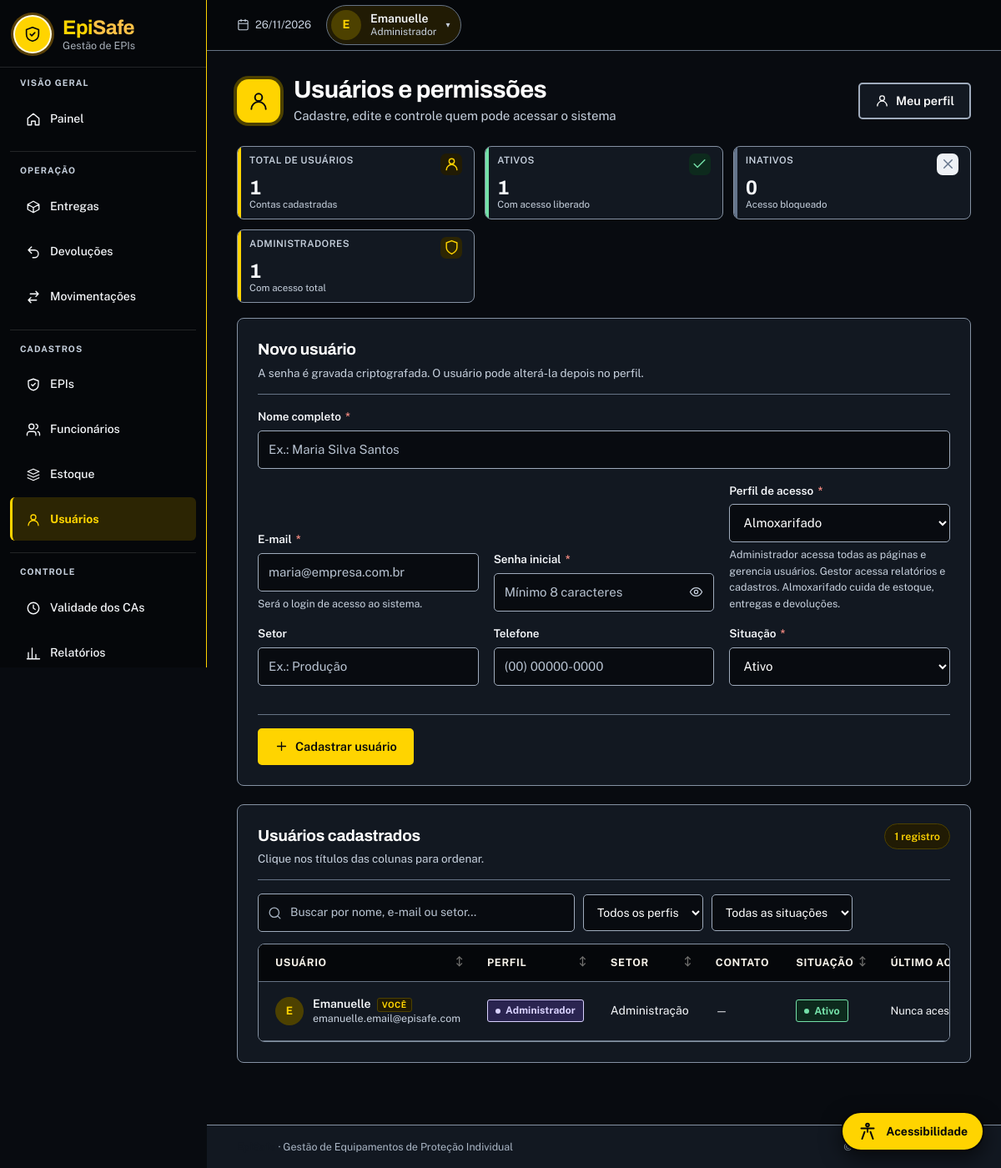
/usuarios.php (signed in), run on the app's committed database.
### tables this page shows
CREATE TABLE IF NOT EXISTS usuarios (
    id            INT AUTO_INCREMENT PRIMARY KEY,
    nome          VARCHAR(100) NOT NULL,
    email         VARCHAR(100) NOT NULL,
    senha         VARCHAR(255) NOT NULL,
    tipo_acesso   ENUM('Administrador', 'Almoxarifado', 'Gestor')
                  NOT NULL DEFAULT 'Almoxarifado',
    funcao        VARCHAR(20) NOT NULL,
    setor         VARCHAR(100) DEFAULT NULL,
    telefone      VARCHAR(20) DEFAULT NULL,
    status        VARCHAR(20) NOT NULL DEFAULT 'Ativo',
    ultimo_acesso DATETIME DEFAULT NULL,
    ultimo_ip     VARCHAR(45) DEFAULT NULL,
    criado_em     DATETIME NOT NULL DEFAULT CURRENT_TIMESTAMP,
    UNIQUE KEY uq_usuarios_email (email),
    KEY idx_usuarios_status (status),
    KEY idx_usuarios_tipo (tipo_acesso)
);

### funcoes.php (called while the page is built)
<?php
function buscar_todos(PDO $pdo, string $sql): array {
    $stmt = $pdo->query($sql);
    return $stmt->fetchAll();
}
?>

### auth.php (called while the page is built, shortened)
<?php
require_once __DIR__ . '/conexao.php';
function h($valor): string
{
    return htmlspecialchars((string)($valor ?? ''), ENT_QUOTES | ENT_SUBSTITUTE, 'UTF-8');
}
function perfis_validos(): array
{
    return ['Administrador', 'Gestor', 'Almoxarifado'];
}
function normalizar_perfil(?string $valor): string
{
    $v = mb_strtolower(trim((string)$valor));
    return match (true) {
        in_array($v, ['administrador', 'admin', 'adm'], true)              => 'Administrador',
        in_array($v, ['gestor', 'gerente'], true)                          => 'Gestor',
        in_array($v, ['almoxarifado', 'almoxarife', 'tecnico', 'técnico'], true) => 'Almoxarifado',
        default                                                            => 'Almoxarifado',
    };
}
function rotulo_perfil(?string $perfil): string
{
    return match (normalizar_perfil($perfil)) {
        'Administrador' => 'Administrador',
        'Gestor'        => 'Gestor',
        default         => 'Almoxarifado',
    };
}
function classe_perfil(?string $perfil): string
{
    return 'perfil-' . mb_strtolower(normalizar_perfil($perfil));
}
function status_ativo(?string $status): bool
{
    return mb_strtolower(trim((string)$status)) === 'ativo';
}
function usuario_id(): int
{
    return (int)($_SESSION['usuario_id'] ?? 0);
}
function exigir_login(): void
{
    static $validado = false;
    if (!$validado) {
        global $pdo;
        try {
            $stmt = $pdo->prepare(
                "SELECT id, nome, email, tipo_acesso, funcao, setor, status
                   FROM usuarios
                  WHERE id = ?
                  LIMIT 1"
            );
            $stmt->execute([usuario_id()]);
            $u = $stmt->fetch();
        } catch (Throwable $e) {
            error_log('Falha ao validar sessão: ' . $e->getMessage());
            $u = null;
        }
    }
}
function exigir_perfil(array $perfisPermitidos): void
{
    exigir_login();
}

### usuarios.php (the view, shortened to what this page needs)
<?php
require_once 'conexao.php';
require_once 'funcoes.php';
require_once __DIR__ . '/layout.php';
exigir_perfil(['Administrador']);
$editando = null;
$linhas = buscar_todos($pdo, "
    SELECT id, nome, email, tipo_acesso, funcao, setor, telefone, status,
           ultimo_acesso, criado_em
      FROM usuarios
     ORDER BY (status = 'Ativo') DESC, nome
");
$total    = count($linhas);
$ativos   = count(array_filter($linhas, fn($u) => status_ativo($u['status'])));
$inativos = $total - $ativos;
$admins   = count(array_filter(
    $linhas,
    fn($u) => normalizar_perfil($u['tipo_acesso']) === 'Administrador' && status_ativo($u['status'])
));
$acoesTopo = '<a class="botao botao-sec" href="perfil.php">' . icone('perfil', 17) . ' Meu perfil</a>';
?>
<div class="stats-grid">
    <article class="stat-card blue">
        <div class="stat-top">
            <span class="stat-label">Total de usuários</span>
            <span class="stat-icon"><?= icone('usuarios', 19) ?></span>
        </div>
        <strong><?= $total ?></strong>
        <small>Contas cadastradas</small>
    </article>
    <article class="stat-card green">
        <div class="stat-top">
            <span class="stat-label">Ativos</span>
            <span class="stat-icon"><?= icone('check', 19) ?></span>
        </div>
        <strong><?= $ativos ?></strong>
        <small>Com acesso liberado</small>
    </article>
    <article class="stat-card <?= $inativos > 0 ? 'orange' : 'pale' ?>">
        <div class="stat-top">
            <span class="stat-label">Inativos</span>
            <span class="stat-icon"><?= icone('x', 19) ?></span>
        </div>
        <strong><?= $inativos ?></strong>
        <small>Acesso bloqueado</small>
    </article>
    <article class="stat-card yellow">
        <div class="stat-top">
            <span class="stat-label">Administradores</span>
            <span class="stat-icon"><?= icone('escudo', 19) ?></span>
        </div>
        <strong><?= $admins ?></strong>
        <small>Com acesso total</small>
    </article>
</div>
<?php if ($editando): ?>
    <div class="content-card form-card">
        <div class="card-heading">
            <div>
                <h2>Editar usuário</h2>
                <p class="card-sub">
                    <?= h($editando['nome']) ?> · <?= h($editando['email']) ?> ·
                    cadastrado em <?= h(data_br($editando['criado_em'] ?? null)) ?>
                </p>
            </div>
            <a class="botao botao-sec botao-sm" href="usuarios.php"><?= icone('x', 15) ?> Cancelar edição</a>
        </div>
        <form method="POST" class="form-grid" autocomplete="off">
            <?= csrf_campo() ?>
            <input type="hidden" name="acao" value="atualizar">
            <input type="hidden" name="id" value="<?= (int)$editando['id'] ?>">
            <div class="campo-largo">
                <label for="edit-nome">Nome completo <span class="obrigatorio">*</span></label>
                <input id="edit-nome" name="nome" required minlength="3" maxlength="100"
                       value="<?= h($editando['nome']) ?>">
            </div>
            <div>
                <label for="edit-email">E-mail <span class="obrigatorio">*</span></label>
                <input id="edit-email" type="email" name="email" required maxlength="100"
                       value="<?= h($editando['email']) ?>">
            </div>
            <div>
                <label for="edit-senha">Nova senha</label>
                <input id="edit-senha" type="password" name="senha" minlength="8"
                       autocomplete="new-password" placeholder="Deixe em branco para manter">
                <p class="ajuda">Mínimo de 8 caracteres. Só preencha se quiser trocar.</p>
            </div>
            <div>
                <label for="edit-tipo">Perfil de acesso <span class="obrigatorio">*</span></label>
                <select id="edit-tipo" name="tipo_acesso" required>
                    <?php foreach (perfis_validos() as $perfil): ?>
                        <option value="<?= h($perfil) ?>"
                            <?= normalizar_perfil($editando['tipo_acesso']) === $perfil ? 'selected' : '' ?>>
                            <?= h(rotulo_perfil($perfil)) ?>
                        </option>
                    <?php endforeach; ?>
                </select>
            </div>
            <div>
                <label for="edit-setor">Setor</label>
                <input id="edit-setor" name="setor" maxlength="100"
                       value="<?= h($editando['setor'] ?? '') ?>">
            </div>
            <div>
                <label for="edit-telefone">Telefone</label>
                <input id="edit-telefone" name="telefone" maxlength="20"
                       placeholder="(00) 00000-0000"
                       value="<?= h($editando['telefone'] ?? '') ?>">
            </div>
            <div>
                <label for="edit-status">Situação <span class="obrigatorio">*</span></label>
                <select id="edit-status" name="status" required>
                    <option value="Ativo" <?= status_ativo($editando['status']) ? 'selected' : '' ?>>Ativo</option>
                    <option value="Inativo" <?= !status_ativo($editando['status']) ? 'selected' : '' ?>>Inativo</option>
                </select>
            </div>
            <div class="campo-largo form-actions">
                <button class="botao" type="submit"><?= icone('salvar', 17) ?> Salvar alterações</button>
                <a class="botao botao-sec" href="perfil.php?id=<?= (int)$editando['id'] ?>"><?= icone('perfil', 17) ?> Ver perfil</a>
                <a class="botao botao-ghost" href="usuarios.php">Cancelar</a>
            </div>
        </form>
    </div>
<?php else: ?>
    <div class="content-card form-card">
        <div class="card-heading">
            <div>
                <h2>Novo usuário</h2>
                <p class="card-sub">A senha é gravada criptografada. O usuário pode alterá-la depois no perfil.</p>
            </div>
        </div>
        <form method="POST" class="form-grid" autocomplete="off">
            <div class="campo-largo">
                <label for="nome">Nome completo <span class="obrigatorio">*</span></label>
                <input id="nome" name="nome" required minlength="3" maxlength="100"
                       placeholder="Ex.: Maria Silva Santos">
            </div>
            <div>
                <label for="email">E-mail <span class="obrigatorio">*</span></label>
                <input id="email" type="email" name="email" required maxlength="100"
                       placeholder="maria@empresa.com.br" autocomplete="off">
                <p class="ajuda">Será o login de acesso ao sistema.</p>
            </div>
            <div>
                <label for="senha">Senha inicial <span class="obrigatorio">*</span></label>
                <div class="campo-senha">
                    <input id="senha" type="password" name="senha" required minlength="8"
                           autocomplete="new-password" placeholder="Mínimo 8 caracteres">
                    <button type="button" class="ver-senha" data-toggle-senha="senha"
                            aria-label="Mostrar senha"><?= icone('olho', 17) ?></button>
                </div>
            </div>
            <div>
                <label for="tipo_acesso">Perfil de acesso <span class="obrigatorio">*</span></label>
                <select id="tipo_acesso" name="tipo_acesso" required>
                    <?php foreach (perfis_validos() as $perfil): ?>
                        <option value="<?= h($perfil) ?>" <?= $perfil === 'Almoxarifado' ? 'selected' : '' ?>>
                            <?= h(rotulo_perfil($perfil)) ?>
                        </option>
                    <?php endforeach; ?>
                </select>
                <p class="ajuda">
                    Administrador acessa todas as páginas e gerencia usuários.
                    Gestor acessa relatórios e cadastros. Almoxarifado cuida de estoque,
                    entregas e devoluções.
                </p>
            </div>
            <div>
                <label for="setor">Setor</label>
                <input id="setor" name="setor" maxlength="100" placeholder="Ex.: Produção">
            </div>
            <div>
                <label for="telefone">Telefone</label>
                <input id="telefone" name="telefone" maxlength="20" placeholder="(00) 00000-0000">
            </div>
            <div>
                <label for="status">Situação <span class="obrigatorio">*</span></label>
                <select id="status" name="status" required>
                    <option value="Ativo" selected>Ativo</option>
                </select>
            </div>
            <div class="campo-largo form-actions">
                <button class="botao" type="submit"><?= icone('mais', 17) ?> Cadastrar usuário</button>
            </div>
        </form>
    </div>
<?php endif; ?>
<div class="content-card">
    <div class="card-heading">
        <div>
            <h2>Usuários cadastrados</h2>
            <p class="card-sub">Clique nos títulos das colunas para ordenar.</p>
        </div>
        <div class="card-heading-actions">
            <span class="table-count" data-table-count="tabela-usuarios"><?= $total ?> registros</span>
        </div>
    </div>
    <div class="table-tools">
        <label class="search-box">
            <input type="search" placeholder="Buscar por nome, e-mail ou setor..."
                   data-table-search="tabela-usuarios" aria-label="Buscar usuários">
        </label>
        <select class="table-filter" data-table-filter="tabela-usuarios"
                data-filter-key="perfil" aria-label="Filtrar por perfil">
            <option value="">Todos os perfis</option>
        </select>
        <select class="table-filter" data-table-filter="tabela-usuarios"
                data-filter-key="status" aria-label="Filtrar por situação">
            <option value="">Todas as situações</option>
        </select>
    </div>
    <div class="table-wrap">
        <table id="tabela-usuarios" data-table>
            <thead>
                <tr>
                    <th data-sort="texto">Usuário</th>
                    <th data-sort="texto">Perfil</th>
                    <th data-sort="texto">Setor</th>
                    <th>Contato</th>
                    <th data-sort="texto">Situação</th>
                    <th data-sort="texto">Último acesso</th>
                </tr>
            </thead>
            <tbody>
                <?php if (!$linhas): ?>
                    <tr>
                        <td colspan="7">
                            <div class="empty-state compact">
                                <span class="empty-icon"><?= icone('usuarios', 24) ?></span>
                                <strong>Nenhum usuário cadastrado</strong>
                                <p>Use o formulário acima para criar o primeiro acesso.</p>
                            </div>
                        </td>
                    </tr>
                <?php else: ?>
                    <?php foreach ($linhas as $u): ?>
                        <?php
                        $perfil   = normalizar_perfil($u['tipo_acesso']);
                        $ativo    = status_ativo($u['status']);
                        $inicial  = mb_strtoupper(mb_substr((string)$u['nome'], 0, 1));
                        ?>
                        <tr data-row
                            data-perfil="<?= h($perfil) ?>"
                            data-status="<?= h($ativo ? 'Ativo' : 'Inativo') ?>">
                            <td>
                                <div class="cell-user">
                                    <span class="avatar avatar-azul"><?= h($inicial) ?></span>
                                    <span>
                                        <strong>
                                            <?= h($u['nome']) ?>
                                            <?php if ((int)$u['id'] === usuario_id()): ?>
                                                <span class="mini-tag">você</span>
                                            <?php endif; ?>
                                        </strong>
                                        <small><?= h($u['email']) ?></small>
                                    </span>
                                </div>
                            </td>
                            <td>
                                <span class="chip <?= classe_perfil($perfil) ?>"><?= h(rotulo_perfil($perfil)) ?></span>
                            </td>
                            <td><?= h($u['setor'] ?: '—') ?></td>
                            <td class="cell-muted"><?= h($u['telefone'] ?: '—') ?></td>
                            <td>
                                <span class="status <?= $ativo ? 'status-ok' : 'status-alerta' ?>">
                                    <?= h($ativo ? 'Ativo' : 'Inativo') ?>
                                </span>
                            </td>
                            <td class="cell-muted">
                                <?php if (!empty($u['ultimo_acesso'])): ?>
                                    <?= h(data_br($u['ultimo_acesso'], true)) ?>
                                <?php else: ?>
                                    Nunca acessou
                                <?php endif; ?>
                            </td>
                        </tr>
                    <?php endforeach; ?>
                <?php endif; ?>
            </tbody>
        </table>
    </div>
</div>

### data on the page
usuarios: status "1", status "0", admins "1", nome "E", nome "Emanuelle", shows "VOCÊ", email "emanuelle.email@episafe.com", tipo_acesso "Administrador", setor "Administração", telefone "—", status "Ativo", shows "Nunca…"

### other printed values
$nomeGrupo "VISÃO GERAL"
$info[0] "Painel"
$nomeGrupo "OPERAÇÃO"
$info[0] "Entregas"
$info[0] "Devoluções"
$info[0] "Movimentações"
$nomeGrupo "CADASTROS"
$info[0] "EPIs"
$info[0] "Funcionários"
$info[0] "Estoque"
$info[0] "Usuários"
$nomeGrupo "CONTROLE"
$info[0] "Validade dos CAs"
$info[0] "Relatórios"
$inicial "E"
